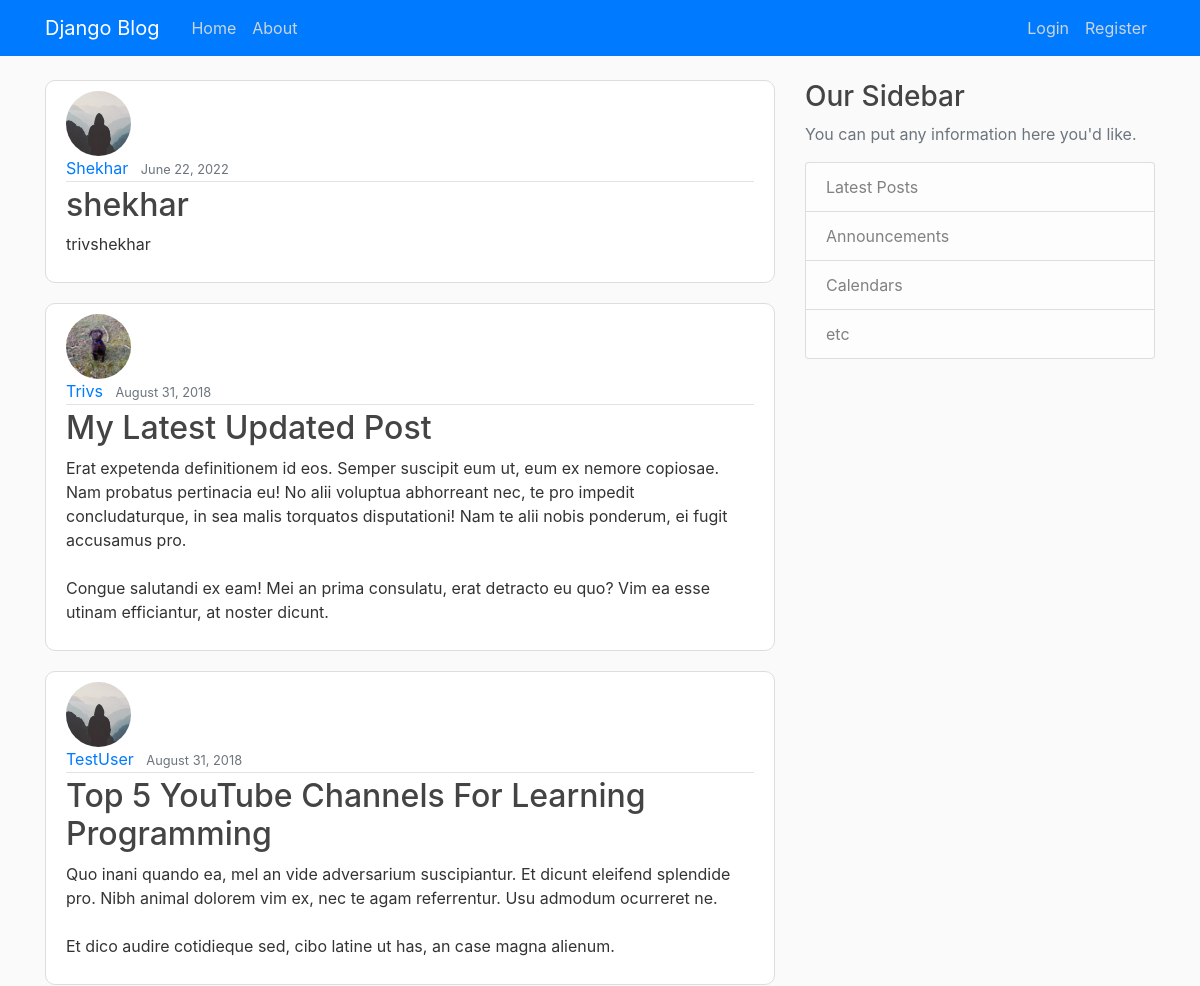
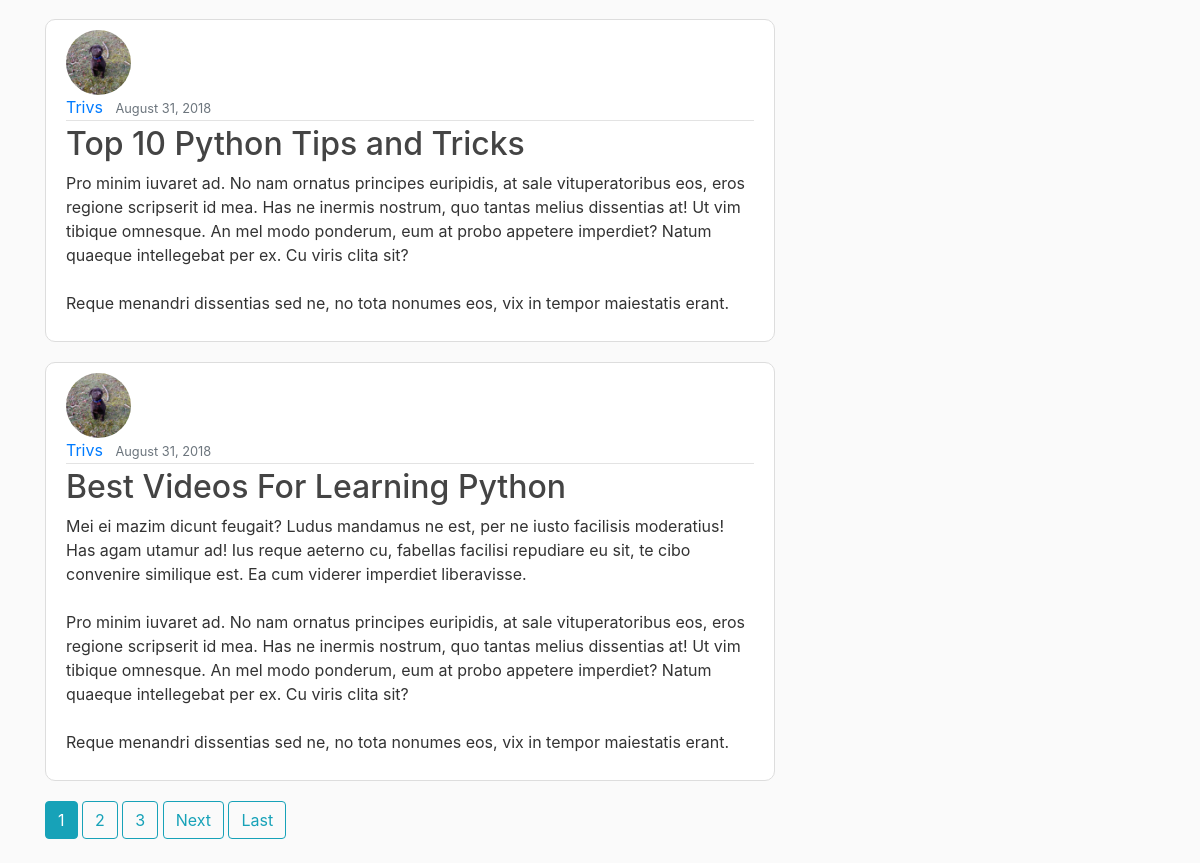
The page / on the database its author committed (2 pictures, top to bottom).
### blog/models.py (models this page shows, shortened)
class Post(models.Model):
    title = models.CharField(max_length=100)
    content = models.TextField()
    date_posted = models.DateTimeField(default=timezone.now)
    author = models.ForeignKey(User, on_delete=models.CASCADE)

### users/models.py (models this page shows, shortened)
class Profile(models.Model):
    user = models.OneToOneField(User, on_delete=models.CASCADE)
    image = models.ImageField(default='default.jpg', upload_to='profile_pics')

### blog/views.py (the view)
# urls.py: path('', PostListView.as_view(), name='blog-home'),
class PostListView(ListView):
    model = Post
    template_name = 'blog/home.html'  # <app>/<model>_<viewtype>.html
    context_object_name = 'posts'
    ordering = ['-date_posted']
    paginate_by = 5

### blog/templates/blog/home.html (shortened to what this page needs)
{% extends "blog/base.html" %}
{% block content %}
    {% for post in posts %}
        <article id="postcs">
          <img class="rounded-circle article-img" src="{{ post.author.profile.image.url }}">
          <div class="media-body">
            <div class="article-metadata">
              <a class="mr-2" href="{% url 'user-posts' post.author.username %}">{{ post.author }}</a>
              <small class="text-muted">{{ post.date_posted|date:"F d, Y" }}</small>
            </div>
            <h2><a class="article-title" href="{% url 'post-detail' post.id %}">{{ post.title }}</a></h2>
            <p class="article-content">{{ post.content }}</p>
          </div>
        </article>
    {% endfor %}
    {% if is_paginated %}
      {% for num in page_obj.paginator.page_range %}
        {% if page_obj.number == num %}
          <a class="btn btn-info mb-4" href="?page={{ num }}">{{ num }}</a>
        {% elif num > page_obj.number|add:'-3' and num < page_obj.number|add:'3' %}
          <a class="btn btn-outline-info mb-4" href="?page={{ num }}">{{ num }}</a>
        {% endif %}
      {% endfor %}
      {% if page_obj.has_next %}
        <a class="btn btn-outline-info mb-4" href="?page={{ page_obj.next_page_number }}">Next</a>
        <a class="btn btn-outline-info mb-4" href="?page={{ page_obj.paginator.num_pages }}">Last</a>
      {% endif %}
    {% endif %}
{% endblock content %}

### blog/templates/blog/base.html (shortened to what this page needs)
{% load static %}
<!DOCTYPE html>
<html>
<head>
    <link rel="stylesheet" href="https://maxcdn.bootstrapcdn.com/bootstrap/4.0.0/css/bootstrap.min.css">
    <link rel="stylesheet" type="text/css" href="{% static 'blog/main.css' %}">
</head>
<body>
    <header class="site-header">
      <nav class="navbar navbar-expand-md navbar-dark bg-primary fixed-top">
        <div class="container">
          <a class="navbar-brand mr-4" href="{% url 'blog-home' %}">Django Blog</a>
          <div class="collapse navbar-collapse" id="navbarToggle">
            <div class="navbar-nav mr-auto">
              <a class="nav-item nav-link" href="{% url 'blog-home' %}">Home</a>
              <a class="nav-item nav-link" href="{% url 'blog-about' %}">About</a>
            </div>
            <div class="navbar-nav">
              {% if user.is_authenticated %}
                <a class="nav-item nav-link" href="{% url 'post-create' %}">New Post</a>
                <a class="nav-item nav-link" href="{% url 'profile' %}">Profile</a>
                <a class="nav-item nav-link" href="{% url 'logout' %}">Logout</a>
              {% else %}
                <a class="nav-item nav-link" href="{% url 'login' %}">Login</a>
                <a class="nav-item nav-link" href="{% url 'register' %}">Register</a>
              {% endif %}
            </div>
          </div>
        </div>
      </nav>
    </header>
    <main role="main" class="container">
      <div class="row">
        <div class="col-md-8">
          {% block content %}{% endblock %}
        </div>
        <div class="col-md-4">
          <div class="content-section">
            <h3>Our Sidebar</h3>
            <p class='text-muted'>You can put any information here you'd like.
              <ul class="list-group">
                <li class="list-group-item list-group-item-light">Latest Posts</li>
                <li class="list-group-item list-group-item-light">Announcements</li>
                <li class="list-group-item list-group-item-light">Calendars</li>
                <li class="list-group-item list-group-item-light">etc</li>
              </ul>
            </p>
          </div>
        </div>
      </div>
    </main>
</body>
</html>

### blog/static/blog/main.css (style rules this page uses)
body { background: #fafafa; color: #333333; margin-top: 5rem; }
h1, h2, h3, h4, h5, h6 { color: #444444; }
ul { margin: 0; }
.site-header .navbar-nav .nav-link { color: #cbd5db; }
#postcs { background: #ffffff; padding: 10px 20px; border: 1px solid #dddddd; margin-bottom: 20px; border-radius: 10px; }
.article-title { color: #444444; }
.article-content { white-space: pre-line; }
.article-img { height: 65px; width: 65px; margin-right: 16px; }
.article-metadata { padding-bottom: 1px; margin-bottom: 4px; border-bottom: 1px solid #e3e3e3 }

### rows shown on the page
Post: author.profile.image (placeholder picture), author "Shekhar", date_posted "June 22, 2022", title "shekhar", content "trivshekhar"
Post: author.profile.image (picture), author "Trivs", date_posted "August 31, 2018", title "My Latest Updated Post", content "Erat expetenda definitionem id eos. Semper suscipit eum ut, eum ex nemore copiosae. Nam probatus pertinacia eu! No alii voluptua abhorreant nec, te pro impedit concludaturque, in sea malis torquatos disputationi! Nam te alii nobis ponderum, ei fugit accusamus pro. Congue salutandi ex eam! Mei an prima consulatu, erat detracto eu quo? Vim ea esse utinam efficiantur, at noster dicunt."
Post: author.profile.image (placeholder picture), author "TestUser", date_posted "August 31, 2018", title "Top 5 YouTube Channels For Learning Programming", content "Quo inani quando ea, mel an vide adversarium suscipiantur. Et dicunt eleifend splendide pro. Nibh animal dolorem vim ex, nec te agam referrentur. Usu admodum ocurreret ne. Et dico audire cotidieque sed, cibo latine ut has, an case magna alienum."
Post: author.profile.image (picture), author "Trivs", date_posted "August 31, 2018", title "Top 10 Python Tips and Tricks", content "Pro minim iuvaret ad. No nam ornatus principes euripidis, at sale vituperatoribus eos, eros regione scripserit id mea. Has ne inermis nostrum, quo tantas melius dissentias at! Ut vim tibique omnesque. An mel modo ponderum, eum at probo appetere imperdiet? Natum quaeque intellegebat per ex. Cu viris clita sit? Reque menandri dissentias sed ne, no tota nonumes eos, vix in tempor maiestatis erant."
Post: author.profile.image (picture), author "Trivs", date_posted "August 31, 2018", title "Best Videos For Learning Python", content "Mei ei mazim dicunt feugait? Ludus mandamus ne est, per ne iusto facilisis moderatius! Has agam utamur ad! Ius reque aeterno cu, fabellas facilisi repudiare eu sit, te cibo convenire similique est. Ea cum viderer imperdiet liberavisse. Pro minim iuvaret ad. No nam ornatus principes euripidis, at sale vituperatoribus eos, eros regione scripserit id mea. Has ne inermis nostrum, quo tantas melius dissentias at! Ut vim tibique omnesque. An mel modo ponderum, eum at probo appetere imperdiet? Natum quaeque intellegebat per ex. Cu viris clita sit? Reque menandri dissentias sed ne, no tota nonumes eos, vix in tempor maiestatis erant."

### other values the page prints
{{ num }} "1"
{{ num }} "2" "3"
